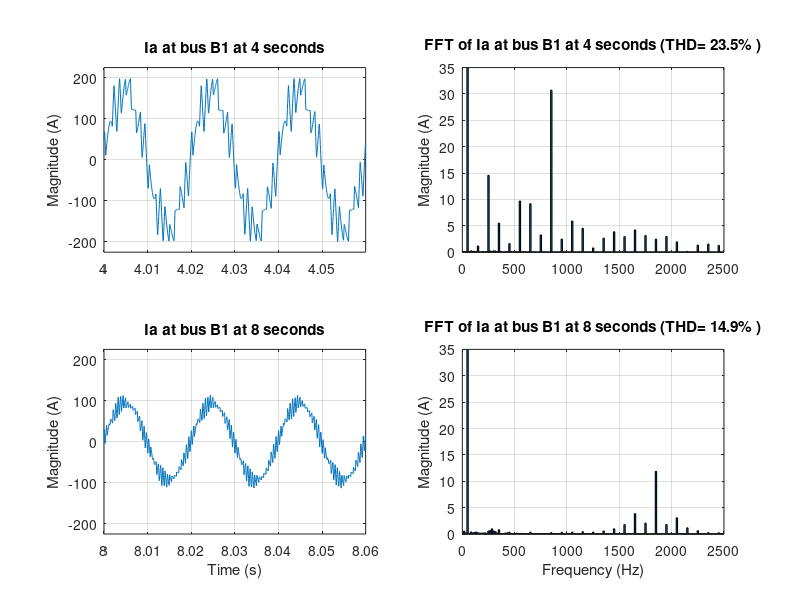

The MATLAB script that drew this image:
load FFTresults
h1=figure;
    set(h1,'Name','FFT Analysis of Phase A Current at bus B1');
    ScreenS=get(0,'Screensize');
    set(h1,'Position',[ScreenS(3)/50 ScreenS(4)/4.2 ScreenS(3)/1.6 ScreenS(4)/1.5])
subplot(2,2,1)
plot(FFTresults_4s.FFTdata.t,FFTresults_4s.FFTdata.Y)
grid
axis([4 4.06 -225 225])
ylabel('Magnitude (A)')
title ('Ia at bus B1 at 4 seconds')
subplot(2,2,3)
plot(FFTresults_8s.FFTdata.t,FFTresults_8s.FFTdata.Y)
grid
axis([8 8.06 -225 225])
xlabel ('Time (s)')
ylabel('Magnitude (A)')
title ('Ia at bus B1 at 8 seconds')
subplot(2,2,2)
bar(FFTresults_4s.freq,FFTresults_4s.mag)
grid
ylabel('Magnitude (A)')
axis([0 2500 0 35])
THDvalue_4s=num2str(FFTresults_4s.THD,'%5.1f');
title ( [ 'FFT of Ia at bus B1 at 4 seconds'  ' (THD= '  THDvalue_4s  '% )'  ] )
subplot(2,2,4)
bar(FFTresults_8s.freq,FFTresults_8s.mag)
grid
xlabel ('Frequency (Hz)')
ylabel('Magnitude (A)')
axis([0 2500 0 35])
THDvalue_8s=num2str(FFTresults_8s.THD,'%5.1f');
title ( [ 'FFT of Ia at bus B1 at 8 seconds'  ' (THD= '  THDvalue_8s  '% )'  ] )